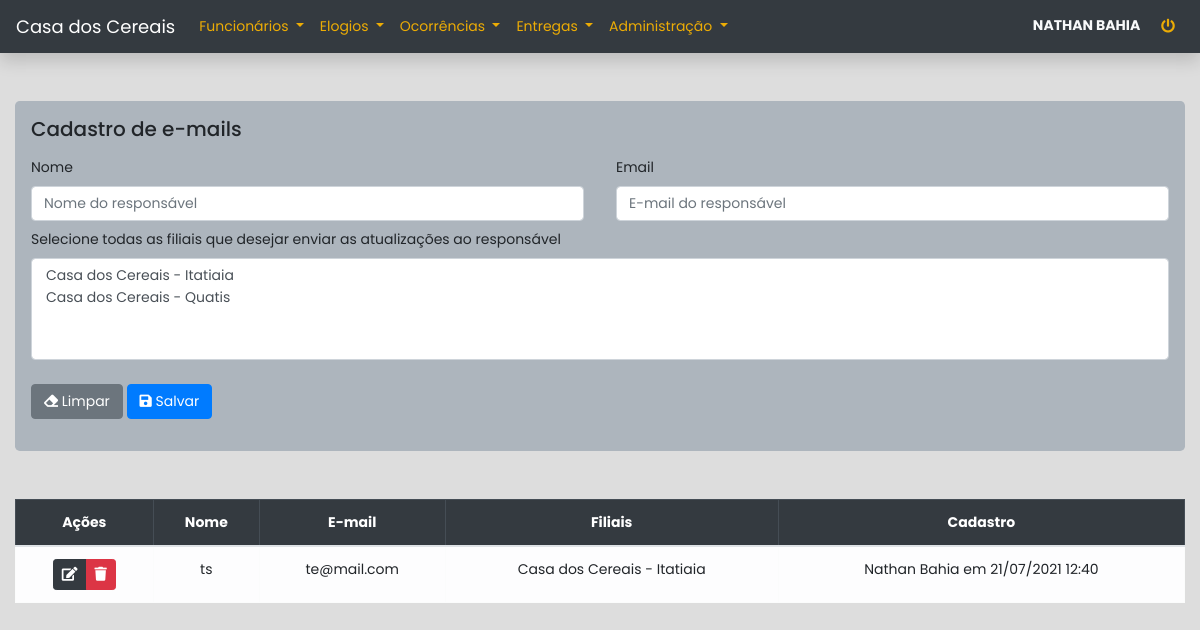
The app's page /emails (signed in) with its own data.
### apps/core/models.py (models this page shows, shortened)
class Base(models.Model):
    usuario = models.ForeignKey(get_user_model(), on_delete=models.SET_NULL, null=True)
    criacao = models.DateTimeField(auto_now_add=True)
    alteracao = models.DateTimeField(auto_now=True)
    ativo = models.BooleanField(default=True)
    class Meta:
        abstract = True
    @property
    def cadastro(self):
        dt = localtime(self.criacao)
        if self.usuario:
            return f"{self.usuario.get_full_name()} em {dt.strftime('%d/%m/%Y %H:%M')}"
        return f"Usuário excluído em {dt.strftime('%d/%m/%Y')}"

class EmailResponsaveis(Base):
    nome = models.CharField(max_length=255)
    email = models.EmailField(unique=True)
    filiais = models.ManyToManyField(Filial)
    class Meta:
        verbose_name = 'Cadastro de e-mail dos responsáveis'
        verbose_name_plural = 'Cadastro de e-mail dos responsáveis'
        ordering = ['nome']

class Filial(Base):
    nome = models.CharField(max_length=255)
    cidade = models.CharField(max_length=255)
    def __str__(self):
        return f'{self.nome} - {self.cidade}'
    class Meta:
        verbose_name = 'Filial'
        verbose_name_plural = 'Filiais'
        ordering = ['nome', 'cidade']

### apps/core/views.py (the view, shortened to what this page needs)
# urls.py: path('emails', views.emails, name='emails'),
@login_required
def emails(request, pk=None):
    instance = None
    msg_sucesso = 'E-mail cadastrado com sucesso'
    msg_erro = 'Falha ao cadastrar e-mail'
    if pk:
        instance = models.EmailResponsaveis.objects.get(pk=pk)
        msg_sucesso = 'E-mail editado com sucesso'
        msg_erro = 'Falha ao editar e-mail'
    form = forms.EmailResponsaveisForm(
        instance=instance
    )
    query = None
    if not instance:
        query = models.EmailResponsaveis.objects.filter(ativo=True)
    context = {
        'form': form,
        'emails': query,
        'instance': instance
    }
    return render(request, 'core/emails/emails.html', context)

### apps/core/forms.py
class EmailResponsaveisForm(forms.ModelForm):
    nome = forms.CharField(
        widget=forms.TextInput(
            attrs={
                'class': 'form-control',
                'placeholder': 'Nome do responsável',
                'required': True
            }
        )
    )
    email = forms.EmailField(
        widget=forms.EmailInput(
            attrs={
                'class': 'form-control',
                'placeholder': 'E-mail do responsável',
                'required': True
            }
        )
    )
    filiais = forms.ModelMultipleChoiceField(
        label='Selecione todas as filiais que desejar enviar as atualizações ao responsável',
        queryset=models.Filial.objects.all(),
        widget=forms.SelectMultiple(
            attrs={
                'class': 'form-control',
                'required': True
            }
        )
    )
    class Meta:
        model = models.EmailResponsaveis
        fields = ['nome', 'email', 'filiais']

### apps/core/context_processors.py (called while the page is built)
def usuario(request):
    if not request.user.is_authenticated:
        return {}
    context = {'usuario': {}}
    perfil = request.user.perfil.order_by('id').last()
    if perfil:
        context['usuario']['filial'] = perfil.filial
        context['usuario']['filiais'] = models.Filial.objects.all()
        if perfil.tipo == '2':
            context['usuario']['administrador'] = True
    return context

### apps/core/templates/core/emails/emails.html (shortened to what this page needs)
{% extends 'core/base.html' %}
{% load bootstrap4 %}
{% block content %}
<div class="container-fluid">
    <form method='post' class='my-5 jumbotron p-3' autocomplete="off">
        {% if instance %}
            <h5>Editar e-mail</h5>
        {% else %}
            <h5>Cadastro de e-mails</h5>
        {% endif %}
        <div class="row mx-0 mt-3">
            <div class="col-12 col-sm-6 px-0 pr-sm-3">
                <div class="form-group mb-2">
                    <label for="{{ form.nome.id_for_label }}">{{ form.nome.label }}</label>
                    {{ form.nome }}
                </div>
            </div>
            <div class="col-12 col-sm-6 px-0 pl-sm-3">
                <div class="form-group mb-2">
                    <label for="{{ form.email.id_for_label }}">{{ form.email.label }}</label>
                    {{ form.email }}
                </div>
            </div>
            <div class="col-12 px-0">
                <div class="form-group mb-2">
                    <label for="{{ form.filiais.id_for_label }}">{{ form.filiais.label }}</label>
                    {{ form.filiais }}
                </div>
            </div>
            <div class="col-12 my-3 px-0">
                <button type="reset" class="btn btn-secondary">
                    <i class="fas fa-eraser"></i> Limpar
                </button>
                <button type="submit" class="btn btn-primary">
                    <i class="fas fa-save"></i> Salvar
                </button>
            </div>
        </div>
    </form>
    {% if not instance %}
        {% if emails %}
            <div class="table-responsive mt-5">
                <table class="table table-bordered text-center">
                    <thead class="table-dark">
                        <tr>
                            <th>Ações</th>
                            <th>Nome</th>
                            <th>E-mail</th>
                            <th>Filiais</th>
                            <th>Cadastro</th>
                        </tr>
                    </thead>
                    <tbody class="table-light">
                        {% for email in emails %}
                            <tr>
                                <td>
                                    <div class="btn-group">
                                        <a href="{% url 'core:edit_emails' email.id %}" class="btn btn-sm btn-dark" data-toggle="tooltip" title="Editar e-mail"><i class="fas fa-edit"></i></a>
                                        <button class="btn btn-sm btn-danger btn-delete-email" data-email="{{ email.id }}" data-toggle="tooltip" title="Excluir e-mail"><i class="fas fa-trash"></i></button>
                                    </div>
                                </td>
                                <td>{{ email.nome }}</td>
                                <td>{{ email.email }}</td>
                                <td>{{ email.filiais.all|join:'<br>'|safe }}</td>
                                <td>{{ email.cadastro }}</td>
                            </tr>
                        {% endfor %}
                    </tbody>
                </table>
            </div>
            {% else %}
            <div class="alert alert-warning mt-5">
                Nenhum e-mail cadastrado até o momento
            </div>
        {% endif %}
    {% endif %}
</div>
{% endblock content %}

### apps/core/templates/core/base.html (shortened to what this page needs)
{% load static %}
<!DOCTYPE html>
{% load bootstrap4 %}
<html lang="pt-br">
    <head>
        <link rel="stylesheet" href="https://use.fontawesome.com/releases/v5.0.13/css/all.css">
        {% bootstrap_css %}
    </head>
    <body>
    <nav class="navbar navbar-expand-lg navbar-dark bg-dark shadow mb-5">
        <a class="navbar-brand" href="{% url 'core:index' %}">Casa dos Cereais</a>
        <div class="collapse navbar-collapse" id="navbarSupportedContent">
            <ul class="navbar-nav mr-auto">
                <li class="nav-item dropdown">
                    <a class="nav-link dropdown-toggle text-warning" href="#" id="dropFuncionarios" role="button"
                       data-toggle="dropdown" aria-haspopup="true" aria-expanded="false">
                        Funcionários
                    </a>
                </li>
                <li class="nav-item dropdown text-warning">
                    <a class="nav-link dropdown-toggle text-warning" href="#" id="dropElogios" role="button"
                       data-toggle="dropdown" aria-haspopup="true" aria-expanded="false">
                        Elogios
                    </a>
                </li>
                <li class="nav-item dropdown">
                    <a class="nav-link dropdown-toggle text-warning" href="#" id="dropOcorrencias" role="button"
                       data-toggle="dropdown" aria-haspopup="true" aria-expanded="false">
                        Ocorrências
                    </a>
                </li>
                <li class="nav-item dropdown">
                    <a class="nav-link dropdown-toggle text-warning" href="#" id="dropEntregas" role="button"
                       data-toggle="dropdown" aria-haspopup="true" aria-expanded="false">
                        Entregas
                    </a>
                </li>
                <li class="nav-item dropdown">
                    <a class="nav-link dropdown-toggle text-warning" href="#" id="dropAdm" role="button"
                       data-toggle="dropdown" aria-haspopup="true" aria-expanded="false">
                        Administração
                    </a>
                </li>
            </ul>
            <div class="text-light text-sm-right">
                <b>{{ request.user.get_full_name|upper }}</b>
                <a class='btn btn-sm ml-2' href="{% url 'usuarios:logout' %}" data-toggle="tooltip" title="Sair do sistema">
                    <i class="fas fa-power-off text-warning"></i>
                </a>
            </div>
        </div>
    </nav>
    {% block content %} {% endblock %}
    </body>
</html>

### apps/core/templates/core/base.html (style rules this page uses)
body, a, .btn, .form-control { font-family: 'Poppins', sans-serif; font-size: 14px !important; }
body { background-color: #DDD; }
.jumbotron { background-color: #adb5bd !important; }
.navbar-brand { font-size: 18px !important; }
.text-warning { color: #ecac05 !important; }
.btn-danger, .alert-danger { background: #dc3545 !important; }

### records on screen
EmailResponsaveis: nome "ts", email "te@mail.com", filiais.all "Casa dos Cereais - Itatiaia", cadastro "Nathan Bahia em 21/07/2021 12:40"

### other values on screen
{{ request.user.get_full_name|upper }} "NATHAN BAHIA"
